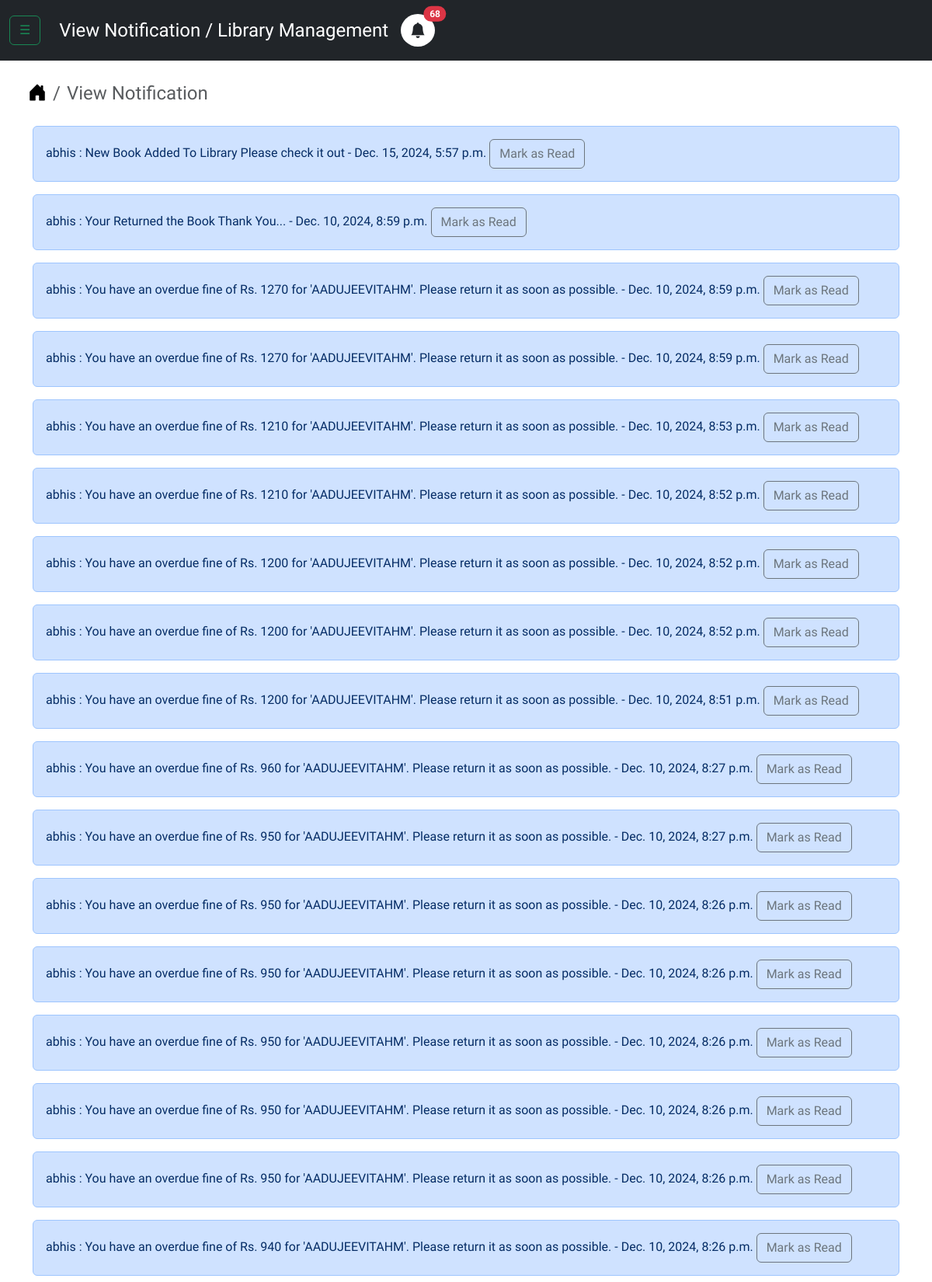
/users/Notification (signed in, upper part), run on the app's committed database.
### users/models.py (models this page shows)
class Notification(models.Model):
    username = models.ForeignKey(CustomUser, on_delete=models.CASCADE)
    notification = models.TextField()
    time = models.DateTimeField(auto_now=True)
    is_mark = models.BooleanField(default=False)

class CustomUser(AbstractUser):
    ROLE = (("ADMIN", "ADMIN"),)
    role = models.CharField(max_length=20, choices=ROLE, null=True, blank=True)
    image = models.ImageField(upload_to="profile", default="static/image/user_default.png")

### users/views.py (the view)
# urls.py: path("users/Notification", views.notification, name="notification"),
@login_required(login_url="signup")
def notification(request):
    unread_count = Notification.objects.filter(
        is_mark=False, username=request.user
    ).count()
    context = {
        "page_title": "View Notification",
        "unread_count": unread_count,
        "all_notifications": Notification.objects.filter(
            username=request.user
        ).order_by("-id"),
    }
    return render(request, "notification.html", context)

### users/templates/notification.html
{% extends "base.html" %}
{% block content %}
    <div class="container mt-4 ms-4">
        <nav aria-label="breadcrumb">
            <ol class="breadcrumb fs-4">
                <li class="breadcrumb-item">
                    <a href="{% url 'home' %}">
                        <i class="bi bi-house-door-fill text-decoration-none text-black"></i>
                    </a>
                </li>
                <li class="breadcrumb-item active" aria-label-current="page">{{ page_title }}</li>
            </ol>
        </nav>
    </div>
    <div class="container mt-4">
        {% if all_notifications %}
            {% for all_notification in all_notifications %}
                <div class="alert {% if not all_notification.is_mark %} alert-primary {% else %} alert-dark {% endif %}" role="alert">
                    {{ all_notification.username }} : {{ all_notification.notification }} - {{ all_notification.time }}
                    {% if not all_notification.is_mark %}
                        <a href="{% url 'mark_as_read' all_notification.id %}" class="alert-link">
                            <button type="button" class="btn btn-outline-secondary">Mark as Read</button>
                        </a>
                        {% else %}
                            <button type="button" class="btn btn-outline-secondary"> Read</button>
                    {% endif %}
                </div>
            {% endfor %}
        {% else %}
            <div class="alert alert-dark" role="alert">Currently No New Notification Yet!!</div>
        {% endif %}
    </div>
{% endblock content %}

### users/templates/base.html (style rules this page uses)
body { font-family: 'Quicksand', sans-serif; color: black; }

### data on the page
Notification: username "abhis", notification "New Book Added To Library Please check it out", time "Dec. 15, 2024, 5:57 p.m.", is_mark "Mark as Read"
Notification: username "abhis", notification "Your Returned the Book Thank You...", time "Dec. 10, 2024, 8:59 p.m.", is_mark "Mark as Read"
Notification: username "abhis", notification "You have an overdue fine of Rs. 1270 for 'AADUJEEVITAHM'. Please return it as soon as possible.", time "Dec. 10, 2024, 8:59 p.m.", is_mark "Mark as Read"
Notification: username "abhis", notification "You have an overdue fine of Rs. 1270 for 'AADUJEEVITAHM'. Please return it as soon as possible.", time "Dec. 10, 2024, 8:59 p.m.", is_mark "Mark as Read"
Notification: username "abhis", notification "You have an overdue fine of Rs. 1210 for 'AADUJEEVITAHM'. Please return it as soon as possible.", time "Dec. 10, 2024, 8:53 p.m.", is_mark "Mark as Read"
Notification: username "abhis", notification "You have an overdue fine of Rs. 1210 for 'AADUJEEVITAHM'. Please return it as soon as possible.", time "Dec. 10, 2024, 8:52 p.m.", is_mark "Mark as Read"
Notification: username "abhis", notification "You have an overdue fine of Rs. 1200 for 'AADUJEEVITAHM'. Please return it as soon as possible.", time "Dec. 10, 2024, 8:52 p.m.", is_mark "Mark as Read"
Notification: username "abhis", notification "You have an overdue fine of Rs. 1200 for 'AADUJEEVITAHM'. Please return it as soon as possible.", time "Dec. 10, 2024, 8:52 p.m.", is_mark "Mark as Read"
Notification: username "abhis", notification "You have an overdue fine of Rs. 1200 for 'AADUJEEVITAHM'. Please return it as soon as possible.", time "Dec. 10, 2024, 8:51 p.m.", is_mark "Mark as Read"
Notification: username "abhis", notification "You have an overdue fine of Rs. 960 for 'AADUJEEVITAHM'. Please return it as soon as possible.", time "Dec. 10, 2024, 8:27 p.m.", is_mark "Mark as Read"
Notification: username "abhis", notification "You have an overdue fine of Rs. 950 for 'AADUJEEVITAHM'. Please return it as soon as possible.", time "Dec. 10, 2024, 8:27 p.m.", is_mark "Mark as Read"
Notification: username "abhis", notification "You have an overdue fine of Rs. 950 for 'AADUJEEVITAHM'. Please return it as soon as possible.", time "Dec. 10, 2024, 8:26 p.m.", is_mark "Mark as Read"
Notification: username "abhis", notification "You have an overdue fine of Rs. 950 for 'AADUJEEVITAHM'. Please return it as soon as possible.", time "Dec. 10, 2024, 8:26 p.m.", is_mark "Mark as Read"
Notification: username "abhis", notification "You have an overdue fine of Rs. 950 for 'AADUJEEVITAHM'. Please return it as soon as possible.", time "Dec. 10, 2024, 8:26 p.m.", is_mark "Mark as Read"
Notification: username "abhis", notification "You have an overdue fine of Rs. 950 for 'AADUJEEVITAHM'. Please return it as soon as possible.", time "Dec. 10, 2024, 8:26 p.m.", is_mark "Mark as Read"
Notification: username "abhis", notification "You have an overdue fine of Rs. 950 for 'AADUJEEVITAHM'. Please return it as soon as possible.", time "Dec. 10, 2024, 8:26 p.m.", is_mark "Mark as Read"
Notification: username "abhis", notification "You have an overdue fine of Rs. 940 for 'AADUJEEVITAHM'. Please return it as soon as possible.", time "Dec. 10, 2024, 8:26 p.m.", is_mark "Mark as Read"

### other printed values
{{ page_title }} "View Notification"
{{ unread_count|default:"0" }} "68"
